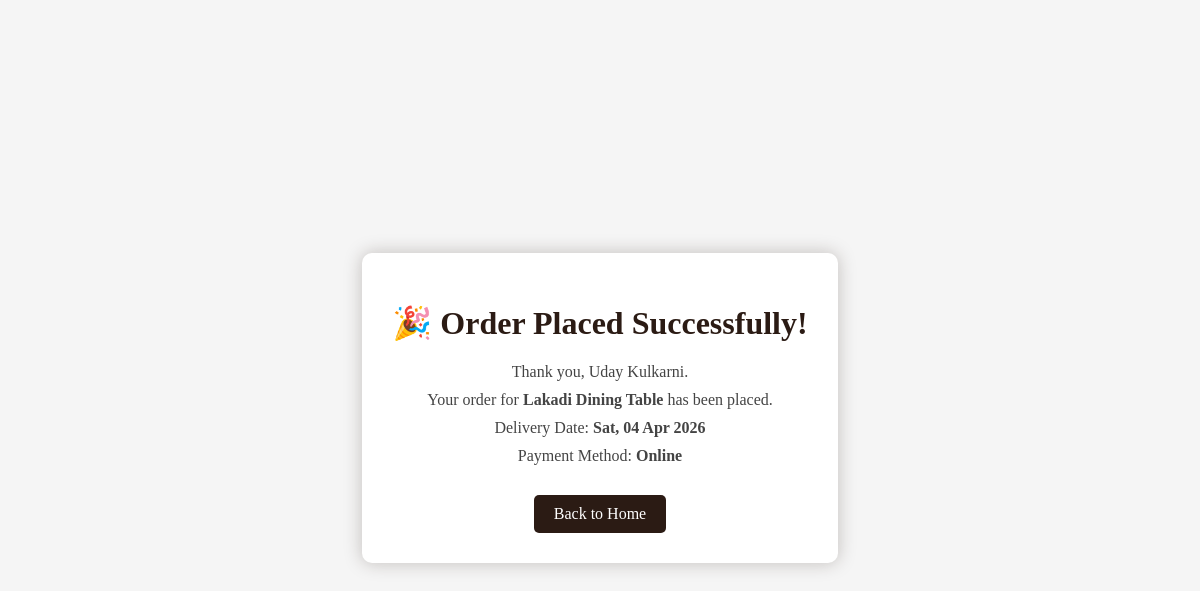
The app's page /order-success/7/ (signed in) with its own data.
### plants/models.py (models this page shows, shortened)
class Booking(models.Model):
    user = models.ForeignKey(User, on_delete=models.CASCADE)
    plant = models.ForeignKey(Plant, on_delete=models.CASCADE)
    first_name = models.CharField(max_length=50, default="N/A")
    last_name = models.CharField(max_length=50, default="N/A")
    contact = models.CharField(max_length=15, default="0000000000")
    address = models.TextField(default="N/A")
    state = models.CharField(max_length=50, default="N/A")
    district = models.CharField(max_length=50, default="N/A")
    location = models.CharField(max_length=50, default="N/A")
    pincode = models.CharField(max_length=10, default="000000")
    pay_method = models.CharField(max_length=10, choices=PAYMENT_CHOICES, default='offline')
    quantity = models.PositiveIntegerField(default=1)
    booking_date = models.DateTimeField(auto_now_add=True)
    delivery_date = models.DateTimeField(default=datetime.now() + timedelta(days=4))
    status = models.CharField(max_length=10, choices=ORDER_STATUS, default='pending')

class Plant(models.Model):
    plant_id = models.CharField(max_length=20, unique=True)
    name = models.CharField(max_length=100)
    info = models.TextField()
    price = models.DecimalField(max_digits=10, decimal_places=2)
    image = models.ImageField(upload_to='plants/')
    plant_type = models.CharField(max_length=100, default='Sapling')
    growth = models.CharField(max_length=50)  # e.g. 5 months / 10 months
    quality = models.CharField(max_length=50)
    quantity = models.IntegerField(default=0)

### plants/views.py (the view)
# urls.py: path('order-success/<int:booking_id>/', views.order_success, name='order_success'),
@login_required
def order_success(request, booking_id):
    booking = get_object_or_404(Booking, id=booking_id)
    return render(request, 'congratulation.html', {'booking': booking})

### templates/congratulation.html (shortened to what this page needs)
{% load static %}
<!DOCTYPE html>
<html>
<head>
</head>
<body>
<div class="container">
    <h1>🎉 Order Placed Successfully!</h1>
    <p>Thank you, {{ booking.first_name }} {{ booking.last_name }}.</p>
    <p>Your order for <strong>{{ booking.plant.name }}</strong> has been placed.</p>
    <p>Delivery Date: <strong>{{ booking.delivery_date|date:"D, d M Y" }}</strong></p>
    <p>Payment Method: <strong>{{ booking.pay_method|title }}</strong></p>
    <a href="{% url 'home' %}">Back to Home</a>
</div>
</body>
</html>

### templates/congratulation.html (style rules this page uses)
body { font-family: 'Georgia', serif; background: #f5f5f5; display: flex; justify-content: center; align-items: center; height: 100vh; overflow: hidden; }
.container { background: white; padding: 30px; border-radius: 10px; box-shadow: 0 0 18px rgba(43,27,20,0.25); text-align: center; animation: popup 0.6s ease; z-index: 2; }
h1 { color: #2b1b14; }
p { margin: 10px 0; font-size: 16px; color: #444; }
a { display: inline-block; margin-top: 20px; padding: 10px 20px; background: #2b1b14; color: white; text-decoration: none; border-radius: 5px; transition: 0.3s; }

### records on screen
Booking: first_name "Uday", last_name "Kulkarni", plant.name "Lakadi Dining Table", delivery_date "Sat, 04 Apr 2026", pay_method "Online"
